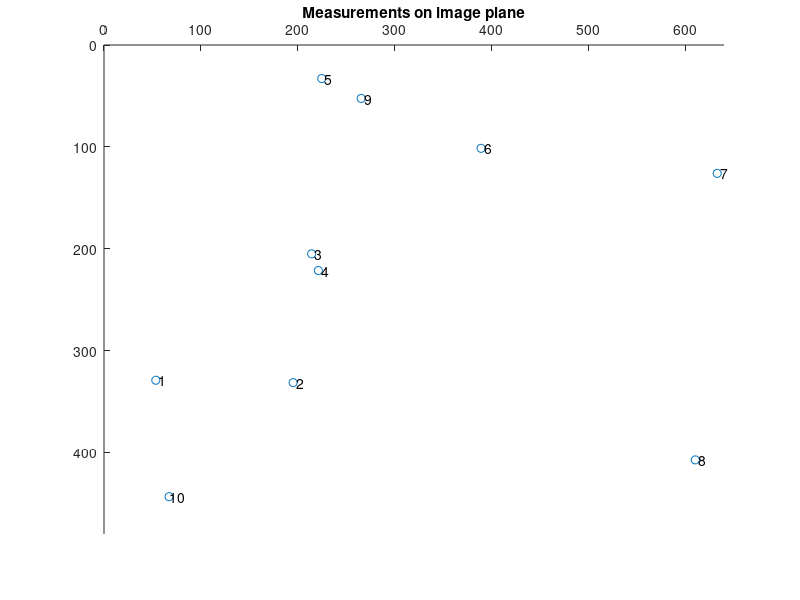
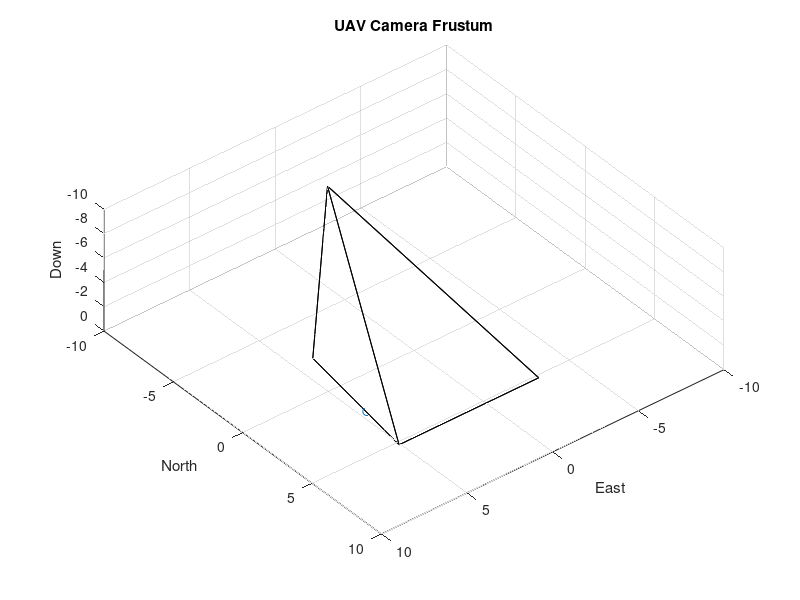

MATLAB code to generate these figures, in order:
function [Params, measurements, P_obj_i] = geolocation_generate()

%% Camera Parameters
% Lens: http://computar.com/product/565/H1214FICS
% Camera: https://en.ids-imaging.com/store/ui-1250ml.html
% Calculation: http://answers.opencv.org/question/17076/conversion-focal-distance-from-mm-to-pixels/?answer=17180#post-id-17180
% Or, eq 13.5 in UAV book
P.focal_mm = 12;
P.sensor_width_mm = 7.2;
P.im_w_pix = 640;
P.im_h_pix = 480;
P.focal_pix = (P.focal_mm / P.sensor_width_mm) * P.im_w_pix;
P.ox = P.im_w_pix/2;    % offset from optical axis in x-direction
P.oy = P.im_h_pix/2;    % offset from optical axis in y-direction
P.sx = 90; % scale factor in x (e.g. pixels/mm) [guessed]
P.sy = 75; % scale factor in y (e.g. pixels/mm) [guessed]
P.fov_x = 2*atan(P.im_w_pix/(2*P.focal_mm*P.sx)); % horizontal field of view 
P.fov_y = 2*atan(P.im_h_pix/(2*P.focal_mm*P.sy)); % vertical field of view

%% Inertial Parameters
P.max_pn = 10;
P.min_pn = -10;
P.max_pe = 10;
P.min_pe = -10;
P.max_pd = 0;
P.min_pd = -10;

%% Input Parameters
% UAV position and orientation
pn = -5;
pe = 1;
pd = -10;
phi = deg2rad(0);
theta = deg2rad(0);
psi = deg2rad(0);

% Gimbal orientation
az = deg2rad(0);
el = deg2rad(-60);

% Output Params
Params.pn = pn;
Params.pe = pe;
Params.pd = pd;
Params.phi = phi;
Params.theta = theta;
Params.psi = psi;
Params.az = az;
Params.el = el;
Params.f = P.focal_pix;

% Generate measurements in the camera frame
N = 10;
pts_x = P.im_w_pix.*rand(N,1);
pts_y = P.im_h_pix.*rand(N,1);

figure(1);
scatter(pts_x,pts_y);
title('Measurements on image plane');
axis([0 P.im_w_pix 0 P.im_h_pix]);
set(gca,'YDir','Reverse'); set(gca, 'XAxisLocation', 'top');
a = (1:N)'; b = num2str(a); c = cellstr(b);
dx = 0.1; dy = 0.1; % displacement so the text does not overlay the data points
text(pts_x+dx, pts_y+dy, c);

measurements = [pts_x pts_y];

%% Geolocate
P_obj_i = geolocate(P, measurements, pn, pe, pd, phi, theta, psi, az, el);

%% Draw targets in inertial frame
fov_x = 50;
fov_y = 50;
figure(2), clf;
drawFov(pn, pe, pd, phi, theta, psi, az, el, [], P.fov_x, P.fov_y, 0);
title('UAV Camera Frustum'), grid on, hold on;
axis([P.min_pn P.max_pn P.min_pe P.max_pe P.min_pd P.max_pd])
xlabel('North');
ylabel('East');
zlabel('Down');
view(51,65);
set(gca,'ZDir','Reverse'); set(gca,'YDir','Reverse')
X = P_obj_i(1,:); Y = P_obj_i(2,:); Z = P_obj_i(3,:);
scatter3(X, Y, Z);
a = (1:N)'; b = num2str(a); c = cellstr(b);
dx = 0.1; dy = 0.1; % displacement so the text does not overlay the data points
text(X+dx, Y+dy, c);
end

%% Geolocation Algorithm
function P_obj_i = geolocate(P, meas, pn, pe, pd, phi, theta, psi, az, el)

% How many samples are there?
N = size(meas,1);

% Convert camera measurements to the image plane by removing the ox and oy
% offsets. This puts the optical axis through the center of the camera.
eps_x = meas(:,1) - P.ox;
eps_y = meas(:,2) - P.oy;

% -------------------------------------------------------------------------
% Equation 13.9
% -------------------------------------------------------------------------
F = sqrt(P.focal_pix^2 + eps_x.^2 + eps_y.^2);
ell_c_unit = [eps_x eps_y repelem(P.focal_pix,N)'] ./ repmat(F,1,3);
% =========================================================================

% compute rotation from vehicle to camera coordinates
R_v_to_c = R_g_to_c() * R_b_to_g(az,el) * R_v_to_b(phi,theta,psi);

% rotate all unit vectors into the vehicle frame
ell_i_unit = R_v_to_c' * ell_c_unit';

% compute distance from UAV to each target
h = -pd;
L = h ./ ([0;0;1]'*ell_i_unit);

% scale target unit vectors by their distance
ell_i = repmat(L,[3,1]) .* ell_i_unit;

% add UAV vector to target vectors to get target inertial coordinates
P_obj_i = repmat([pn;pe;pd],[1,size(ell_i,2)]) + ell_i;

end

  
%% Rotation Matrices
% rotation from vehicle to body coordinates
function R = R_v_to_b(phi,theta,psi)

    R_v_to_v1 = [ cos(psi)  sin(psi)  0
                 -sin(psi)  cos(psi)  0
                     0         0      1];
    
    R_v1_to_v2 = [ cos(theta)  0 -sin(theta)
                      0        1     0
                   sin(theta)  0  cos(theta)];
    
    R_v2_to_b = [ 1     0         0
                  0  cos(phi)  sin(phi)
                  0 -sin(phi)  cos(phi)];
    
    R = R_v2_to_b * R_v1_to_v2 * R_v_to_v1;
end


% rotation from body to gimbal coordinates
function R = R_b_to_g(az,el)

    R_b_to_g1 = [ cos(az)  sin(az)  0
                 -sin(az)  cos(az)  0
                     0        0     1];

    R_g1_to_g = [ cos(el)  0 -sin(el)
                     0     1     0
                  sin(el)  0  cos(el)];

    R = R_g1_to_g * R_b_to_g1;
end

% transform from gimbal to camera coordinates
function R = R_g_to_c()
    R = [0 1 0
         0 0 1
         1 0 0];
end

% function to draw camera fov
function handle = drawFov(pn, pe, pd, phi, theta, psi, az, el, handle, fov_x, fov_y, t)

    % rotation from gimbal to camera
    R_g2c = [ 0  1  0
              0  0  1
              1  0  0];
                           
    % define unit vectors along fov in the camera frame
    % here R_b_to_g is not actually rotating anything from gimbal to body,
    % it is just a convenient rotation for rotating the optical axis vector
    % to the corners of the FOV
    pts = [ (R_b_to_g( fov_x/2, fov_y/2)'*R_g2c'*[0;0;1])'     % top-right
            (R_b_to_g(-fov_x/2, fov_y/2)'*R_g2c'*[0;0;1])'     % top-left
            (R_b_to_g(-fov_x/2,-fov_y/2)'*R_g2c'*[0;0;1])'     % bot-left
            (R_b_to_g( fov_x/2,-fov_y/2)'*R_g2c'*[0;0;1])' ]'; % bot-right
        
    % transform from gimbal coordinates to the vehicle coordinates
    pts = R_v_to_b(phi,theta,psi)'*R_b_to_g(az,el)'*pts;

    % first vertex is at center of MAV vehicle frame
    Vert = [pn, pe, pd]; 
    
    % project field of view lines onto ground plane and make correction
    % when the projection is above the horizon
    for i = 1:4
        
        % alpha is the angle that the field-of-view line makes with horizon
        alpha = atan2(pts(3,i),norm(pts(1:2,i)));
        
        if alpha > 0
            
            % fov line is below horizon and intersects ground plane
            Vert = [...
                Vert
                [pn-pd*pts(1,i)/pts(3,i), pe-pd*pts(2,i)/pts(3,i), 0]
                ];
            
        elseif alpha < 0
            
            % fov line is above horizon and intersects some high plane
            Vert = [...
                Vert
                [pn+pd*pts(1,i)/pts(3,i), pe+pd*pts(2,i)/pts(3,i), pd*2]
                ];
            
        else

            % fov line exactly on horizon and intersects no plane
            Vert = [...
                Vert
                [pn+999*cos(fov_x), pe+999*sin(fov_x), pd]
                ];
            
        end
    end

    Faces = [ 1  1  2  3    % top face
              1  1  2  5    % right face
              1  1  5  4    % bottom face
              1  1  4  3    % left face
              2  3  4  5 ]; % footprint face

    colors = [[1 1 1]; [1 1 1]; [1 1 1]; [1 1 1]; [0 1 0]];

  if t == 0
    handle = patch('Vertices', Vert, 'Faces', Faces,...
                 'FaceVertexCData',colors,'FaceColor','flat',...
                 'FaceAlpha',0.05);
  else
    set(handle,'Vertices',Vert,'Faces',Faces);
  end
  
end